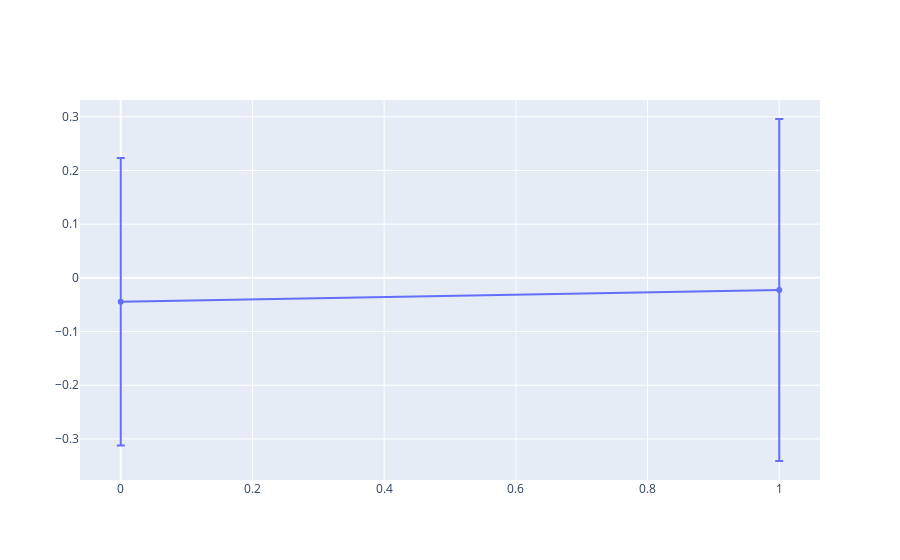

Notebook code cell kept with this figure:
### Code cell
fig = go.Figure(data=go.Scatter(
        x=[0, 1, 2],
        y=((df - risk)/risk).mean(),
        error_y=dict(
            type='data', # value of error bar given in data coordinates
            array=((df - risk)/risk).std(),
            visible=True)
    ))
fig.show()

### Figure 1 — Plotly figure (JSON) as saved in the notebook; plotly's stock layout.template omitted (floating-point values rounded to 4 significant figures)
{"data": [{"error_y": {"array": [0.2678, 0.3185], "type": "data", "visible": true}, "type": "scatter", "x": [0, 1, 2], "y": [-0.04454, -0.02262]}], "layout": {}}
